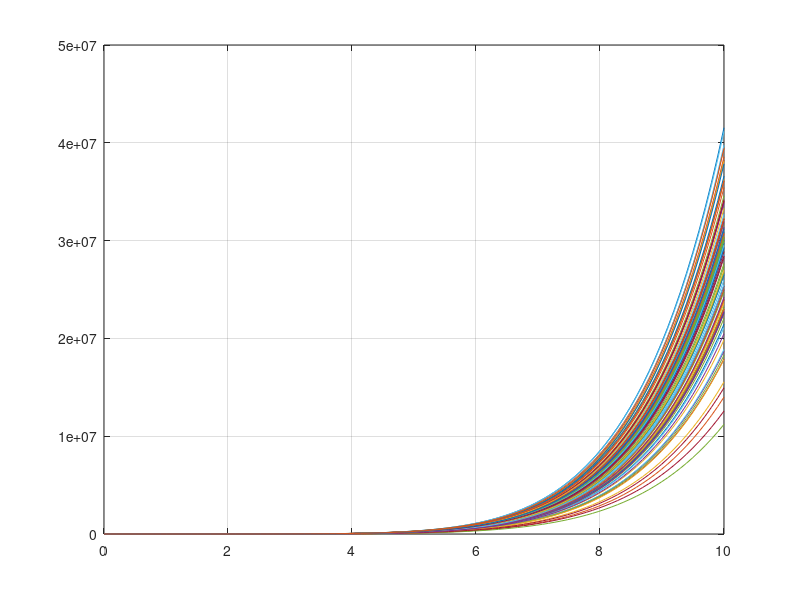

MATLAB code to generate this figure:
# comm
clearvars; close all; clc;


# input values
N = 100; r = 10;
x = rand(1, N)*2 - 1;
x = linspace(0, r, N);


K = 7;
M = 5;

oo = 100;


figure;
  while oo > 0
    y = zeros(1, N);
    a = rand(K, M + 1);#*randint(1, 1);

    for n = 1:N
      for k = 1:K
        for m = 0:M

          temp = n - m;

          if temp > 0
            y(n) = y(n) + a(k, m + 1)*x(temp)*(abs(x(temp)))^(k-1);
          endif

        endfor
      endfor
    endfor

    plot(x, y); hold on;
    grid on;

    pause(0.1);
    oo = oo - 1;
  endwhile



